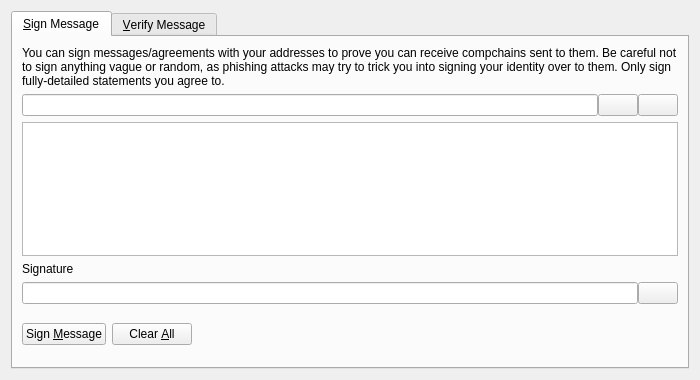
<?xml version="1.0" encoding="UTF-8"?>
<ui version="4.0">
 <class>SignVerifyMessageDialog</class>
 <widget class="QDialog" name="SignVerifyMessageDialog">
  <property name="geometry">
   <rect>
    <x>0</x>
    <y>0</y>
    <width>700</width>
    <height>380</height>
   </rect>
  </property>
  <property name="windowTitle">
   <string>Signatures - Sign / Verify a Message</string>
  </property>
  <property name="modal">
   <bool>true</bool>
  </property>
  <layout class="QVBoxLayout" name="verticalLayout">
   <item>
    <widget class="QTabWidget" name="tabWidget">
     <property name="currentIndex">
      <number>0</number>
     </property>
     <widget class="QWidget" name="tabSignMessage">
      <attribute name="title">
       <string>&amp;Sign Message</string>
      </attribute>
      <layout class="QVBoxLayout" name="verticalLayout_SM">
       <item>
        <widget class="QLabel" name="infoLabel_SM">
         <property name="text">
          <string>You can sign messages/agreements with your addresses to prove you can receive compchains sent to them. Be careful not to sign anything vague or random, as phishing attacks may try to trick you into signing your identity over to them. Only sign fully-detailed statements you agree to.</string>
         </property>
         <property name="textFormat">
          <enum>Qt::PlainText</enum>
         </property>
         <property name="wordWrap">
          <bool>true</bool>
         </property>
        </widget>
       </item>
       <item>
        <layout class="QHBoxLayout" name="horizontalLayout_1_SM">
         <property name="spacing">
          <number>0</number>
         </property>
         <item>
          <widget class="QValidatedLineEdit" name="addressIn_SM">
           <property name="toolTip">
            <string>The Compchain address to sign the message with</string>
           </property>
          </widget>
         </item>
         <item>
          <widget class="QPushButton" name="addressBookButton_SM">
           <property name="toolTip">
            <string>Choose previously used address</string>
           </property>
           <property name="text">
            <string/>
           </property>
           <property name="icon">
            <iconset resource="../compchain.qrc">
             <normaloff>:/icons/address-book</normaloff>:/icons/address-book</iconset>
           </property>
           <property name="shortcut">
            <string>Alt+A</string>
           </property>
           <property name="autoDefault">
            <bool>false</bool>
           </property>
          </widget>
         </item>
         <item>
          <widget class="QPushButton" name="pasteButton_SM">
           <property name="toolTip">
            <string>Paste address from clipboard</string>
           </property>
           <property name="text">
            <string/>
           </property>
           <property name="icon">
            <iconset resource="../compchain.qrc">
             <normaloff>:/icons/editpaste</normaloff>:/icons/editpaste</iconset>
           </property>
           <property name="shortcut">
            <string>Alt+P</string>
           </property>
           <property name="autoDefault">
            <bool>false</bool>
           </property>
          </widget>
         </item>
        </layout>
       </item>
       <item>
        <widget class="QPlainTextEdit" name="messageIn_SM">
         <property name="toolTip">
          <string>Enter the message you want to sign here</string>
         </property>
        </widget>
       </item>
       <item>
        <widget class="QLabel" name="signatureLabel_SM">
         <property name="text">
          <string>Signature</string>
         </property>
         <property name="textFormat">
          <enum>Qt::PlainText</enum>
         </property>
        </widget>
       </item>
       <item>
        <layout class="QHBoxLayout" name="horizontalLayout_2_SM">
         <property name="spacing">
          <number>0</number>
         </property>
         <item>
          <widget class="QLineEdit" name="signatureOut_SM">
           <property name="font">
            <font>
             <italic>true</italic>
            </font>
           </property>
           <property name="readOnly">
            <bool>true</bool>
           </property>
          </widget>
         </item>
         <item>
          <widget class="QPushButton" name="copySignatureButton_SM">
           <property name="toolTip">
            <string>Copy the current signature to the system clipboard</string>
           </property>
           <property name="text">
            <string/>
           </property>
           <property name="icon">
            <iconset resource="../compchain.qrc">
             <normaloff>:/icons/editcopy</normaloff>:/icons/editcopy</iconset>
           </property>
           <property name="autoDefault">
            <bool>false</bool>
           </property>
          </widget>
         </item>
        </layout>
       </item>
       <item>
        <layout class="QHBoxLayout" name="horizontalLayout_3_SM">
         <item>
          <widget class="QPushButton" name="signMessageButton_SM">
           <property name="toolTip">
            <string>Sign the message to prove you own this Compchain address</string>
           </property>
           <property name="text">
            <string>Sign &amp;Message</string>
           </property>
           <property name="icon">
            <iconset resource="../compchain.qrc">
             <normaloff>:/icons/edit</normaloff>:/icons/edit</iconset>
           </property>
           <property name="autoDefault">
            <bool>false</bool>
           </property>
          </widget>
         </item>
         <item>
          <widget class="QPushButton" name="clearButton_SM">
           <property name="toolTip">
            <string>Reset all sign message fields</string>
           </property>
           <property name="text">
            <string>Clear &amp;All</string>
           </property>
           <property name="icon">
            <iconset resource="../compchain.qrc">
             <normaloff>:/icons/remove</normaloff>:/icons/remove</iconset>
           </property>
           <property name="autoDefault">
            <bool>false</bool>
           </property>
          </widget>
         </item>
         <item>
          <spacer name="horizontalSpacer_1_SM">
           <property name="orientation">
            <enum>Qt::Horizontal</enum>
           </property>
           <property name="sizeHint" stdset="0">
            <size>
             <width>40</width>
             <height>48</height>
            </size>
           </property>
          </spacer>
         </item>
         <item>
          <widget class="QLabel" name="statusLabel_SM">
           <property name="font">
            <font>
             <weight>75</weight>
             <bold>true</bold>
            </font>
           </property>
           <property name="text">
            <string/>
           </property>
           <property name="wordWrap">
            <bool>true</bool>
           </property>
          </widget>
         </item>
         <item>
          <spacer name="horizontalSpacer_2_SM">
           <property name="orientation">
            <enum>Qt::Horizontal</enum>
           </property>
           <property name="sizeHint" stdset="0">
            <size>
             <width>40</width>
             <height>48</height>
            </size>
           </property>
          </spacer>
         </item>
        </layout>
       </item>
      </layout>
     </widget>
     <widget class="QWidget" name="tabVerifyMessage">
      <attribute name="title">
       <string>&amp;Verify Message</string>
      </attribute>
      <layout class="QVBoxLayout" name="verticalLayout_VM">
       <item>
        <widget class="QLabel" name="infoLabel_VM">
         <property name="text">
          <string>Enter the receiver's address, message (ensure you copy line breaks, spaces, tabs, etc. exactly) and signature below to verify the message. Be careful not to read more into the signature than what is in the signed message itself, to avoid being tricked by a man-in-the-middle attack. Note that this only proves the signing party receives with the address, it cannot prove sendership of any transaction!</string>
         </property>
         <property name="textFormat">
          <enum>Qt::PlainText</enum>
         </property>
         <property name="alignment">
          <set>Qt::AlignLeading|Qt::AlignLeft|Qt::AlignTop</set>
         </property>
         <property name="wordWrap">
          <bool>true</bool>
         </property>
        </widget>
       </item>
       <item>
        <layout class="QHBoxLayout" name="horizontalLayout_1_VM">
         <property name="spacing">
          <number>0</number>
         </property>
         <item>
          <widget class="QValidatedLineEdit" name="addressIn_VM">
           <property name="toolTip">
            <string>The Compchain address the message was signed with</string>
           </property>
          </widget>
         </item>
         <item>
          <widget class="QPushButton" name="addressBookButton_VM">
           <property name="toolTip">
            <string>Choose previously used address</string>
           </property>
           <property name="text">
            <string/>
           </property>
           <property name="icon">
            <iconset resource="../compchain.qrc">
             <normaloff>:/icons/address-book</normaloff>:/icons/address-book</iconset>
           </property>
           <property name="shortcut">
            <string>Alt+A</string>
           </property>
           <property name="autoDefault">
            <bool>false</bool>
           </property>
          </widget>
         </item>
        </layout>
       </item>
       <item>
        <widget class="QPlainTextEdit" name="messageIn_VM"/>
       </item>
       <item>
        <widget class="QValidatedLineEdit" name="signatureIn_VM"/>
       </item>
       <item>
        <layout class="QHBoxLayout" name="horizontalLayout_2_VM">
         <item>
          <widget class="QPushButton" name="verifyMessageButton_VM">
           <property name="toolTip">
            <string>Verify the message to ensure it was signed with the specified Compchain address</string>
           </property>
           <property name="text">
            <string>Verify &amp;Message</string>
           </property>
           <property name="icon">
            <iconset resource="../compchain.qrc">
             <normaloff>:/icons/transaction_0</normaloff>:/icons/transaction_0</iconset>
           </property>
           <property name="autoDefault">
            <bool>false</bool>
           </property>
          </widget>
         </item>
         <item>
          <widget class="QPushButton" name="clearButton_VM">
           <property name="toolTip">
            <string>Reset all verify message fields</string>
           </property>
           <property name="text">
            <string>Clear &amp;All</string>
           </property>
           <property name="icon">
            <iconset resource="../compchain.qrc">
             <normaloff>:/icons/remove</normaloff>:/icons/remove</iconset>
           </property>
           <property name="autoDefault">
            <bool>false</bool>
           </property>
          </widget>
         </item>
         <item>
          <spacer name="horizontalSpacer_1_VM">
           <property name="orientation">
            <enum>Qt::Horizontal</enum>
           </property>
           <property name="sizeHint" stdset="0">
            <size>
             <width>40</width>
             <height>48</height>
            </size>
           </property>
          </spacer>
         </item>
         <item>
          <widget class="QLabel" name="statusLabel_VM">
           <property name="font">
            <font>
             <weight>75</weight>
             <bold>true</bold>
            </font>
           </property>
           <property name="text">
            <string/>
           </property>
           <property name="wordWrap">
            <bool>true</bool>
           </property>
          </widget>
         </item>
         <item>
          <spacer name="horizontalSpacer_2_VM">
           <property name="orientation">
            <enum>Qt::Horizontal</enum>
           </property>
           <property name="sizeHint" stdset="0">
            <size>
             <width>40</width>
             <height>48</height>
            </size>
           </property>
          </spacer>
         </item>
        </layout>
       </item>
      </layout>
     </widget>
    </widget>
   </item>
  </layout>
 </widget>
 <customwidgets>
  <customwidget>
   <class>QValidatedLineEdit</class>
   <extends>QLineEdit</extends>
   <header>qt/qvalidatedlineedit.h</header>
  </customwidget>
 </customwidgets>
 <resources>
  <include location="../compchain.qrc"/>
 </resources>
 <connections/>
</ui>
